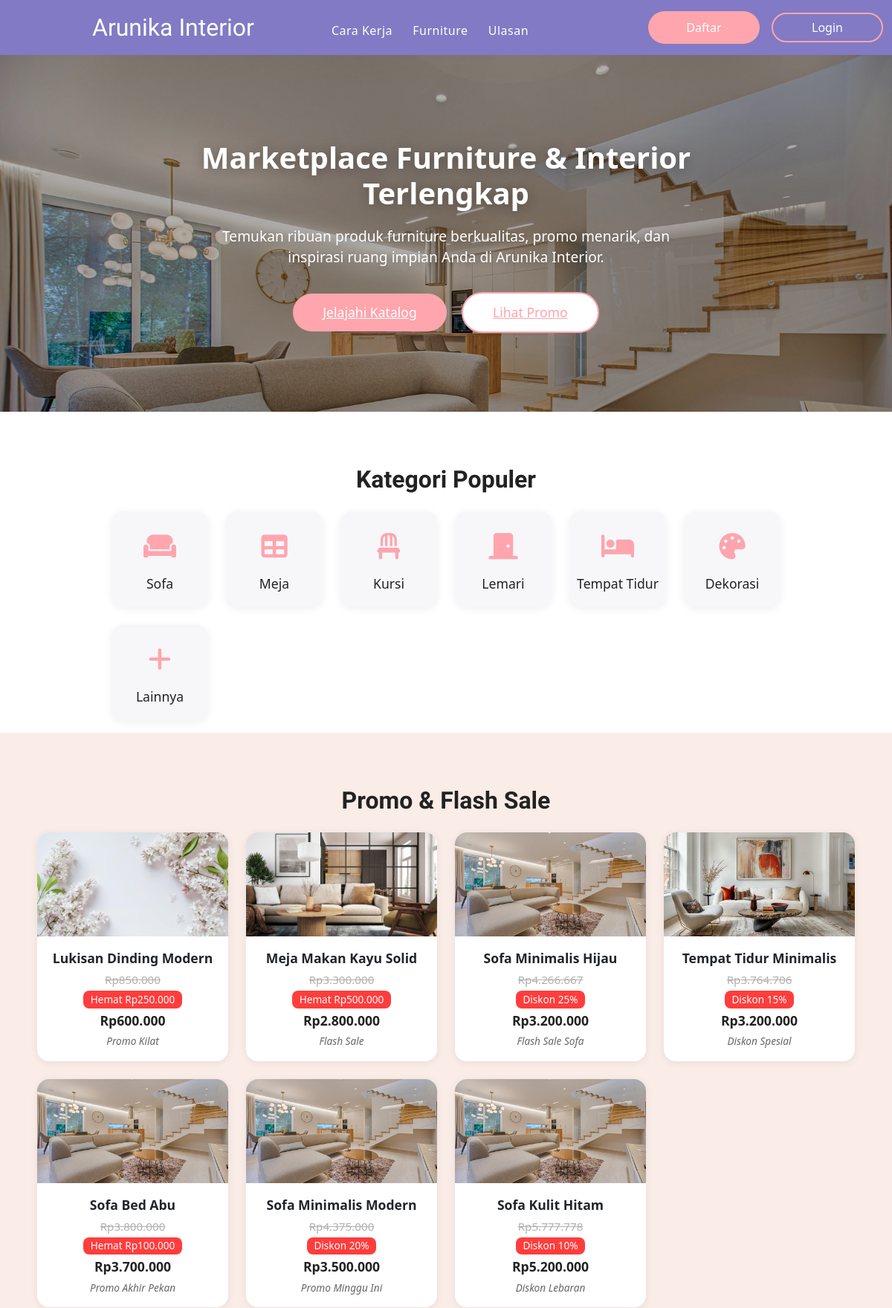
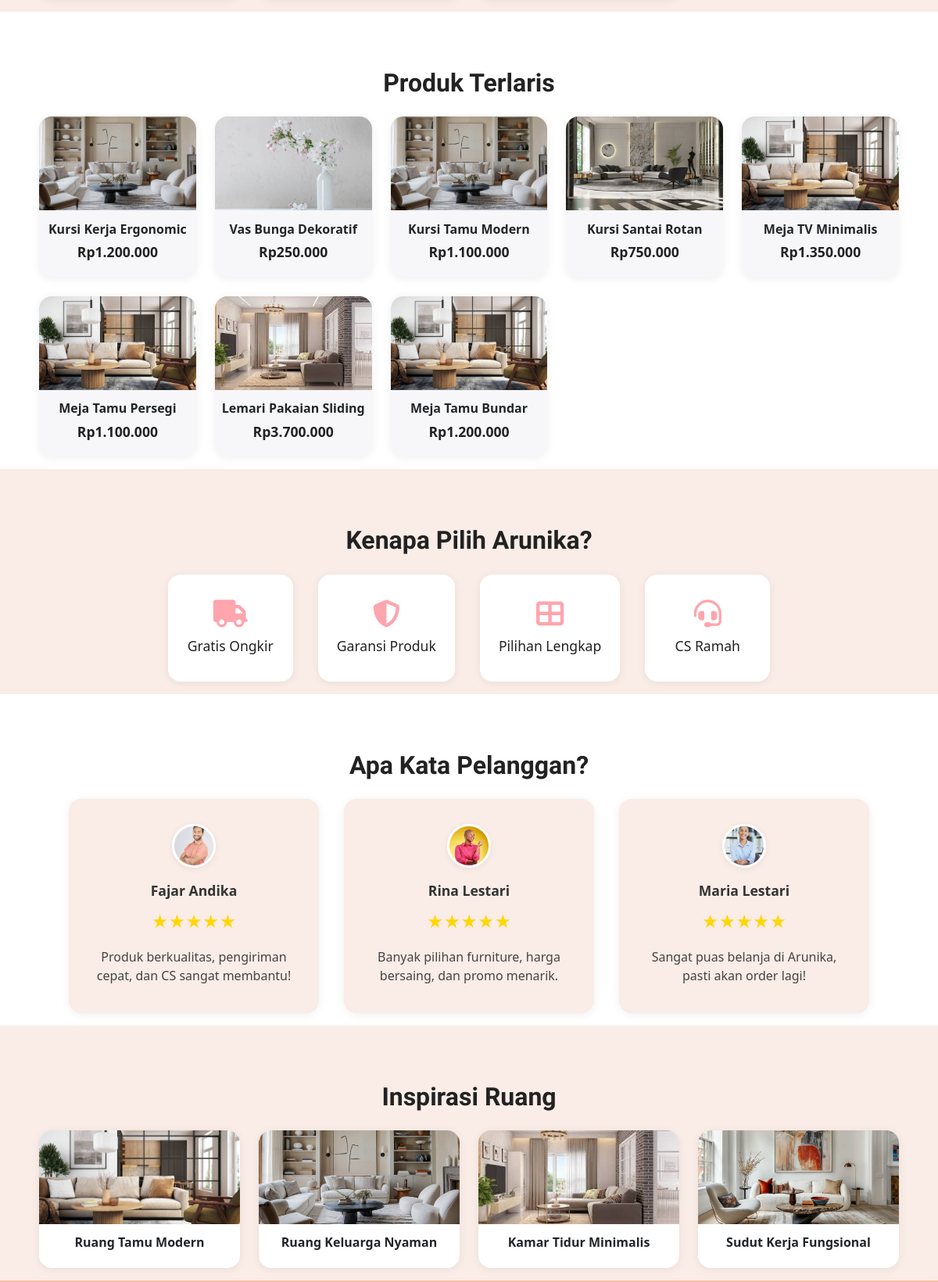
Page /view/user/home/index.php (upper part) on the committed database (2 pictures, top to bottom).
### tables this page shows
CREATE TABLE kategori (
    kategori_id INT AUTO_INCREMENT PRIMARY KEY,
    nama_kategori VARCHAR(100) NOT NULL,
    deskripsi TEXT,
    icon VARCHAR(50),
    is_active BOOLEAN DEFAULT TRUE,
    created_at TIMESTAMP DEFAULT CURRENT_TIMESTAMP
);

CREATE TABLE furniture (
    furniture_id INT AUTO_INCREMENT PRIMARY KEY,
    kategori_id INT NOT NULL,
    nama_furniture VARCHAR(255) NOT NULL,
    harga DECIMAL(10,2) NOT NULL,
    stok INT DEFAULT 0,
    gambar_furniture VARCHAR(255),
    deskripsi TEXT,
    berat DECIMAL(5,2),
    dimensi VARCHAR(100),
    material VARCHAR(100),
    is_active BOOLEAN DEFAULT TRUE,
    created_at TIMESTAMP DEFAULT CURRENT_TIMESTAMP,
    updated_at TIMESTAMP DEFAULT CURRENT_TIMESTAMP ON UPDATE CURRENT_TIMESTAMP,
    FOREIGN KEY (kategori_id) REFERENCES kategori(kategori_id) ON DELETE RESTRICT
);

CREATE TABLE diskon (
    diskon_id INT AUTO_INCREMENT PRIMARY KEY,
    furniture_id INT NOT NULL,
    tipe ENUM('persen', 'nominal') NOT NULL,
    nilai DECIMAL(10,2) NOT NULL,
    tanggal_mulai TIMESTAMP NULL,
    tanggal_selesai TIMESTAMP NULL,
    is_active BOOLEAN DEFAULT TRUE,
    keterangan TEXT,
    created_at TIMESTAMP DEFAULT CURRENT_TIMESTAMP,
    updated_at TIMESTAMP DEFAULT CURRENT_TIMESTAMP ON UPDATE CURRENT_TIMESTAMP,
    FOREIGN KEY (furniture_id) REFERENCES furniture(furniture_id) ON DELETE CASCADE
);

### view/user/home/index.php (the view, shortened to what this page needs)
<?php
include_once $_SERVER['DOCUMENT_ROOT'] . '/Arunika/config/connect.php';
$kategori = [];
$kq = $conn->query("SELECT * FROM kategori WHERE is_active = 1 ORDER BY kategori_id ASC");
while ($row = $kq->fetch_assoc()) {
    $kategori[] = $row;
}
$fq = $conn->query("SELECT f.*, k.nama_kategori FROM furniture f JOIN kategori k ON f.kategori_id = k.kategori_id WHERE f.is_active = 1 ORDER BY f.furniture_id DESC");
$promo = [];
$pq = $conn->query("SELECT f.*, k.nama_kategori, d.tipe, d.nilai, d.keterangan,
    CASE
        WHEN d.tipe = 'persen' THEN f.harga / (1 - d.nilai/100)
        ELSE f.harga + d.nilai
    END AS harga_lama,
    CASE
        WHEN d.tipe = 'persen' THEN d.nilai
        ELSE (d.nilai / f.harga) * 100
    END AS diskon_persen
    FROM furniture f
    JOIN kategori k ON f.kategori_id = k.kategori_id
    JOIN diskon d ON f.furniture_id = d.furniture_id
    WHERE f.is_active = 1
    AND d.is_active = 1
    AND NOW() BETWEEN d.tanggal_mulai AND d.tanggal_selesai
    ORDER BY d.tanggal_selesai ASC
    LIMIT 8");
while ($row = $pq->fetch_assoc()) {
    $promo[] = $row;
}
$terlaris = [];
$tq = $conn->query("SELECT f.*, k.nama_kategori FROM furniture f JOIN kategori k ON f.kategori_id = k.kategori_id WHERE f.is_active = 1 ORDER BY RAND() LIMIT 10");
while ($row = $tq->fetch_assoc()) {
    $terlaris[] = $row;
}
?>
<section class="hero-arunika">
  <div class="hero-arunika-bg">
    <img src="/Arunika/assets/img/interior1.jpg" alt="Hero Arunika"/>
  </div>
  <div class="hero-arunika-content">
    <h1 class="hero-arunika-title">Marketplace Furniture & Interior Terlengkap</h1>
    <p class="hero-arunika-subtitle">Temukan ribuan produk furniture berkualitas, promo menarik, dan inspirasi ruang impian Anda di Arunika Interior.</p>
    <a href="/Arunika/view/user/product/furniture.php" class="hero-arunika-btn">Jelajahi Katalog</a>
    <a href="#promo" class="hero-arunika-btn btn-outline">Lihat Promo</a>
  </div>
</section>
<section class="kategori-arunika">
  <h2 class="section-title">Kategori Populer</h2>
  <div class="kategori-grid">
    <?php foreach ($kategori as $k): ?>
      <a href="/Arunika/view/user/product/furniture.php?cat=<?= urlencode($k['nama_kategori']) ?>" class="kategori-card">
        <div class="kategori-icon"><i class="fa <?= htmlspecialchars($k['icon']) ?>"></i></div>
        <div class="kategori-nama"><?= htmlspecialchars($k['nama_kategori']) ?></div>
      </a>
    <?php endforeach; ?>
  </div>
</section>
<section class="promo-arunika" id="promo">
  <h2 class="section-title">Promo & Flash Sale</h2>
  <div class="promo-grid">
    <?php if (empty($promo)): ?>
      <div class="text-center w-100">
        <div class="alert alert-info">
          <i class="fas fa-info-circle"></i> Belum ada promo aktif saat ini.
        </div>
      </div>
    <?php else: ?>
      <?php foreach (array_slice($promo,0,8) as $p): ?>
        <div class="promo-card">
          <img src="/Arunika/assets/img/<?= htmlspecialchars($p['gambar_furniture'] ?? 'noimage.jpg') ?>" alt="<?= htmlspecialchars($p['nama_furniture']) ?>">
          <div class="promo-info">
            <div class="promo-title"><?= htmlspecialchars($p['nama_furniture']) ?></div>
            <div class="promo-price-old">Rp<?= number_format($p['harga_lama'],0,',','.') ?></div>
            <div class="promo-badge">
              <?php if ($p['tipe'] == 'persen'): ?>
                Diskon <?= number_format($p['diskon_persen'],0) ?>%
              <?php else: ?>
                Hemat Rp<?= number_format($p['nilai'],0,',','.') ?>
              <?php endif; ?>
            </div>
            <div class="promo-price">Rp<?= number_format($p['harga'],0,',','.') ?></div>
            <div class="promo-keterangan"><?= htmlspecialchars($p['keterangan']) ?></div>
          </div>
        </div>
      <?php endforeach; ?>
    <?php endif; ?>
  </div>
</section>
<section class="unggulan-arunika">
  <h2 class="section-title">Produk Terlaris</h2>
  <div class="unggulan-grid">
    <?php foreach (array_slice($terlaris,0,8) as $t): ?>
      <div class="unggulan-card">
        <img src="/Arunika/assets/img/<?= htmlspecialchars($t['gambar_furniture'] ?? 'noimage.jpg') ?>" alt="<?= htmlspecialchars($t['nama_furniture']) ?>">
        <div class="unggulan-title"><?= htmlspecialchars($t['nama_furniture']) ?></div>
        <div class="unggulan-price">Rp<?= number_format($t['harga'],0,',','.') ?></div>
      </div>
    <?php endforeach; ?>
  </div>
</section>
<section class="benefit-arunika">
  <h2 class="section-title">Kenapa Pilih Arunika?</h2>
  <div class="benefit-grid">
    <div class="benefit-card"><i class="fa fa-truck"></i><div>Gratis Ongkir</div></div>
    <div class="benefit-card"><i class="fa fa-shield-alt"></i><div>Garansi Produk</div></div>
    <div class="benefit-card"><i class="fa fa-th-large"></i><div>Pilihan Lengkap</div></div>
    <div class="benefit-card"><i class="fa fa-headset"></i><div>CS Ramah</div></div>
  </div>
</section>
<section class="testimoni-arunika">
  <h2 class="section-title">Apa Kata Pelanggan?</h2>
  <div class="testimoni-grid">
    <div class="testimoni-card">
      <img src="/Arunika/assets/img/person1.jpg" class="testimoni-img" alt="User 1">
      <div class="testimoni-nama">Fajar Andika</div>
      <div class="testimoni-rating">★★★★★</div>
      <div class="testimoni-isi">Produk berkualitas, pengiriman cepat, dan CS sangat membantu!</div>
    </div>
    <div class="testimoni-card">
      <img src="/Arunika/assets/img/person2.jpg" class="testimoni-img" alt="User 2">
      <div class="testimoni-nama">Rina Lestari</div>
      <div class="testimoni-rating">★★★★★</div>
      <div class="testimoni-isi">Banyak pilihan furniture, harga bersaing, dan promo menarik.</div>
    </div>
    <div class="testimoni-card">
      <img src="/Arunika/assets/img/person3.jpg" class="testimoni-img" alt="User 3">
      <div class="testimoni-nama">Maria Lestari</div>
      <div class="testimoni-rating">★★★★★</div>
      <div class="testimoni-isi">Sangat puas belanja di Arunika, pasti akan order lagi!</div>
    </div>
  </div>
</section>
<section class="inspirasi-arunika">
  <h2 class="section-title">Inspirasi Ruang</h2>
  <div class="inspirasi-grid">
    <div class="inspirasi-card"><img src="/Arunika/assets/img/interior2.jpg" alt="Inspirasi 1"><div>Ruang Tamu Modern</div></div>
    <div class="inspirasi-card"><img src="/Arunika/assets/img/interior3.jpeg" alt="Inspirasi 2"><div>Ruang Keluarga Nyaman</div></div>
    <div class="inspirasi-card"><img src="/Arunika/assets/img/interior4.jpeg" alt="Inspirasi 3"><div>Kamar Tidur Minimalis</div></div>
    <div class="inspirasi-card"><img src="/Arunika/assets/img/interior5.jpg" alt="Inspirasi 4"><div>Sudut Kerja Fungsional</div></div>
  </div>
</section>
<?php
include $_SERVER['DOCUMENT_ROOT'] . '/Arunika/view/user/master.php';
?>

### assets/css/style.css (style rules this page uses)
body { margin: 0; padding: 0; }

### rows in the picture
kategori: nama_kategori "Sofa"
kategori: nama_kategori "Meja"
kategori: nama_kategori "Kursi"
kategori: nama_kategori "Lemari"
kategori: nama_kategori "Tempat Tidur"
kategori: nama_kategori "Dekorasi"
kategori: nama_kategori "Lainnya"
furniture: gambar_furniture (picture), nama_furniture "Lukisan Dinding Modern", harga_lama "850.000", diskon.nilai "250.000", harga "600.000", diskon.keterangan "Promo Kilat"
furniture: gambar_furniture (picture), nama_furniture "Meja Makan Kayu Solid", harga_lama "3.300.000", diskon.nilai "500.000", harga "2.800.000", diskon.keterangan "Flash Sale"
furniture: gambar_furniture (picture), nama_furniture "Sofa Minimalis Hijau", harga_lama "4.266.667", diskon_persen "25", harga "3.200.000", diskon.keterangan "Flash Sale Sofa"
furniture: gambar_furniture (picture), nama_furniture "Tempat Tidur Minimalis", harga_lama "3.764.706", diskon_persen "15", harga "3.200.000", diskon.keterangan "Diskon Spesial"
furniture: gambar_furniture (picture), nama_furniture "Sofa Bed Abu", harga_lama "3.800.000", diskon.nilai "100.000", harga "3.700.000", diskon.keterangan "Promo Akhir Pekan"
furniture: gambar_furniture (picture), nama_furniture "Sofa Minimalis Modern", harga_lama "4.375.000", diskon_persen "20", harga "3.500.000", diskon.keterangan "Promo Minggu Ini"
furniture: gambar_furniture (picture), nama_furniture "Sofa Kulit Hitam", harga_lama "5.777.778", diskon_persen "10", harga "5.200.000", diskon.keterangan "Diskon Lebaran"
furniture: gambar_furniture (picture), nama_furniture "Kursi Kerja Ergonomic", harga "1.200.000"
furniture: gambar_furniture (picture), nama_furniture "Vas Bunga Dekoratif", harga "250.000"
furniture: gambar_furniture (picture), nama_furniture "Kursi Tamu Modern", harga "1.100.000"
furniture: gambar_furniture (picture), nama_furniture "Kursi Santai Rotan", harga "750.000"
furniture: gambar_furniture (picture), nama_furniture "Meja TV Minimalis", harga "1.350.000"
furniture: gambar_furniture (picture), nama_furniture "Meja Tamu Persegi", harga "1.100.000"
furniture: gambar_furniture (picture), nama_furniture "Lemari Pakaian Sliding", harga "3.700.000"
furniture: gambar_furniture (picture), nama_furniture "Meja Tamu Bundar", harga "1.200.000"
